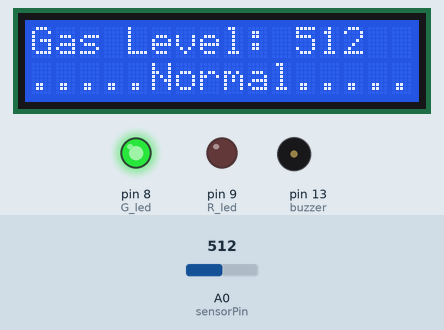
A sketch run on a simulated Arduino Uno, built with avr-gcc and run on an emulated ATmega328P. Shown: 16×2 character LCD, output pins drawn as LEDs (lit = HIGH), buzzer (waves = sounding). The test bench sets the inputs (shaded band); at power-on: A0 (sensorPin) = 512. Pins used as bus, display or sensor lines are not drawn.

Above: at 3.2 s.
3.3 s: A0 (sensorPin) set to 982
At 4.5 s:
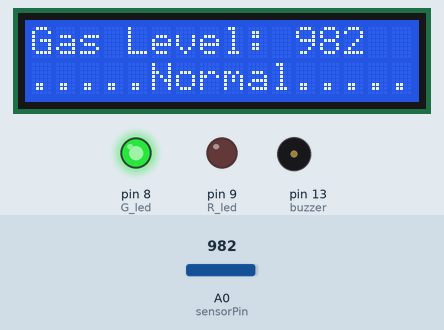
4.8 s: A0 (sensorPin) set to 1013
At 5.4 s:
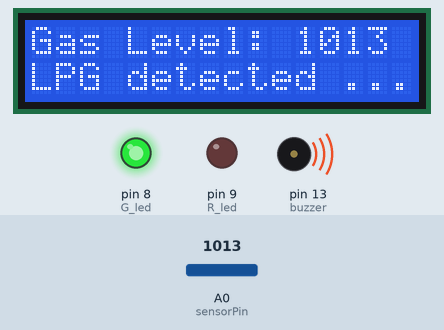
7.8 s: A0 (sensorPin) set to 1023
At 9.2 s:
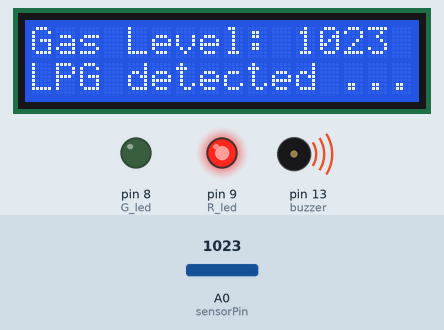
Timing chart, 0 to 16.8 s (numbered marks = the images above; inputs shaded):
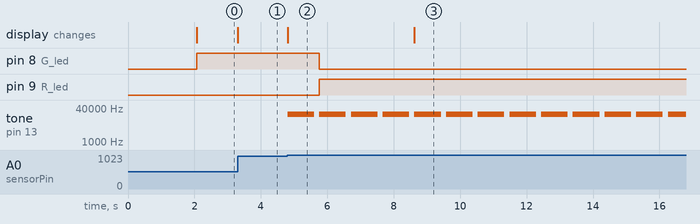

Measured:
- the behaviour switches between 1000 and 1001 on A0 (sensorPin) (found by bisection; images 1 and 2)
- after the input at 3.3 s, the display: changes at once (image 1)
- after the input at 4.8 s, pin 8 (G_led): HIGH → LOW after 0.96 s; pin 9 (R_led): LOW → HIGH after 0.96 s; tone on pin 13 (buzzer): alternates 20000 Hz for 0.80 s and silent for 0.15 s, starting at once; the display: changes at once (image 2)
- after the input at 7.8 s, the display: changes after 0.82 s (image 3)

The sketch:

Gas_leakage_code.ino
```cpp
#include <Wire.h>
#include <LiquidCrystal.h>
LiquidCrystal lcd(2, 3, 4, 5, 6, 7);

int sensorPin = A0; // choose the input pin (for GAS sensor)
int buzzer = 13; // choose the pin for the Buzzer
int G_led = 8; // choose the pin for the Green LED
int R_led = 9; // choose the pin for the Red Led

int read_value; // variable for reading the gaspin status
void setup()
{
  pinMode(sensorPin, INPUT); // declare sensor as input
  pinMode(buzzer,OUTPUT); // declare Buzzer as output
  pinMode(R_led,OUTPUT); // declare Red LED as output
  pinMode(G_led,OUTPUT); // declare Green LED as output
  lcd.begin(16, 2);
  lcd.clear();
  lcd.setCursor(0,0);
  lcd.print(" WELCOME To ");
  lcd.setCursor(0,1);
  lcd.print(" GAS Detector ");
  delay(2000);
  lcd.clear();
}
int threshold = 1200; // add a threshold value for unsafe gas level
void loop(){
    int set_ppm = 1000; // set to 1000ppm(parts per million) for LPG gas
    read_value = (analogRead(sensorPin)); // read input value

    lcd.setCursor(0, 0);
    lcd.print("Gas Level: ");
    lcd.print(read_value);
    lcd.print(" ");

if(read_value>set_ppm){ // check if the gas value is above the set_ppm
    lcd.setCursor(0, 1);
    lcd.print("LPG detected ");
    if(read_value>set_ppm==2000){
            digitalWrite(buzzer, HIGH); // Turn buzzer on.
            delay(100);
    }else{
            digitalWrite(buzzer, HIGH); // Turn buzzer on.
            tone(buzzer,20000,800);
            delay(950);
    }
    digitalWrite(G_led, LOW); // Turn red LED off.
    digitalWrite(R_led, HIGH); // Turn green LED on.
}else{ // If the gas value is not above the set threshold for LPG gas
    lcd.setCursor(0, 1);
    lcd.print(".....Normal.....");
    digitalWrite(buzzer, LOW); // Turn buzzer off.
    digitalWrite(G_led, HIGH); // Turn red LED off.
    digitalWrite(R_led, LOW); // Turn green LED off.
}

}
```
